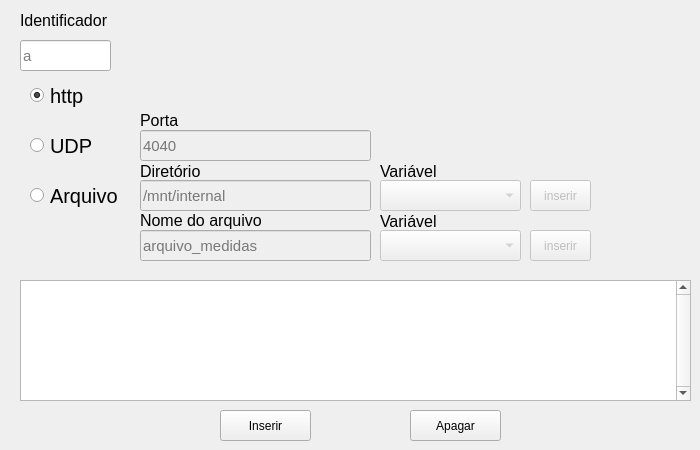
    <widget class="QWidget" name="tab_2">
     <attribute name="title">
      <string>Saída (stream)</string>
     </attribute>
     <widget class="QLabel" name="stream_id_label">
      <property name="geometry">
       <rect>
        <x>20</x>
        <y>10</y>
        <width>111</width>
        <height>21</height>
       </rect>
      </property>
      <property name="font">
       <font>
        <pointsize>12</pointsize>
       </font>
      </property>
      <property name="text">
       <string>Identificador</string>
      </property>
     </widget>
     <widget class="QLineEdit" name="stream_id_edit">
      <property name="geometry">
       <rect>
        <x>20</x>
        <y>40</y>
        <width>91</width>
        <height>31</height>
       </rect>
      </property>
      <property name="font">
       <font>
        <pointsize>11</pointsize>
       </font>
      </property>
      <property name="maxLength">
       <number>1</number>
      </property>
      <property name="placeholderText">
       <string>a</string>
      </property>
     </widget>
     <widget class="QRadioButton" name="stream_http_radio">
      <property name="geometry">
       <rect>
        <x>30</x>
        <y>80</y>
        <width>83</width>
        <height>31</height>
       </rect>
      </property>
      <property name="font">
       <font>
        <pointsize>15</pointsize>
       </font>
      </property>
      <property name="text">
       <string>http</string>
      </property>
      <property name="iconSize">
       <size>
        <width>16</width>
        <height>16</height>
       </size>
      </property>
      <property name="checked">
       <bool>true</bool>
      </property>
     </widget>
     <widget class="QRadioButton" name="stream_udp_radio">
      <property name="geometry">
       <rect>
        <x>30</x>
        <y>130</y>
        <width>83</width>
        <height>31</height>
       </rect>
      </property>
      <property name="font">
       <font>
        <pointsize>15</pointsize>
       </font>
      </property>
      <property name="text">
       <string>UDP</string>
      </property>
      <property name="iconSize">
       <size>
        <width>16</width>
        <height>16</height>
       </size>
      </property>
     </widget>
     <widget class="QLineEdit" name="stream_porta_edit">
      <property name="enabled">
       <bool>false</bool>
      </property>
      <property name="geometry">
       <rect>
        <x>140</x>
        <y>130</y>
        <width>231</width>
        <height>31</height>
       </rect>
      </property>
      <property name="font">
       <font>
        <pointsize>11</pointsize>
       </font>
      </property>
      <property name="maxLength">
       <number>500</number>
      </property>
      <property name="placeholderText">
       <string>4040</string>
      </property>
     </widget>
     <widget class="QRadioButton" name="stream_arq_radio">
      <property name="geometry">
       <rect>
        <x>30</x>
        <y>180</y>
        <width>91</width>
        <height>31</height>
       </rect>
      </property>
      <property name="font">
       <font>
        <pointsize>15</pointsize>
       </font>
      </property>
      <property name="text">
       <string>Arquivo</string>
      </property>
      <property name="iconSize">
       <size>
        <width>16</width>
        <height>16</height>
       </size>
      </property>
     </widget>
     <widget class="QLineEdit" name="stream_end_edit">
      <property name="enabled">
       <bool>false</bool>
      </property>
      <property name="geometry">
       <rect>
        <x>140</x>
        <y>180</y>
        <width>231</width>
        <height>31</height>
       </rect>
      </property>
      <property name="font">
       <font>
        <pointsize>11</pointsize>
       </font>
      </property>
      <property name="maxLength">
       <number>500</number>
      </property>
      <property name="placeholderText">
       <string>/mnt/internal</string>
      </property>
     </widget>
     <widget class="QPushButton" name="stream_inserir_bt">
      <property name="geometry">
       <rect>
        <x>220</x>
        <y>410</y>
        <width>91</width>
        <height>31</height>
       </rect>
      </property>
      <property name="text">
       <string>Inserir</string>
      </property>
     </widget>
     <widget class="QLabel" name="stream_porta_label">
      <property name="geometry">
       <rect>
        <x>140</x>
        <y>110</y>
        <width>61</width>
        <height>21</height>
       </rect>
      </property>
      <property name="font">
       <font>
        <pointsize>12</pointsize>
       </font>
      </property>
      <property name="text">
       <string>Porta</string>
      </property>
     </widget>
     <widget class="QLabel" name="stream_end_label">
      <property name="geometry">
       <rect>
        <x>140</x>
        <y>156</y>
        <width>111</width>
        <height>31</height>
       </rect>
      </property>
      <property name="font">
       <font>
        <pointsize>12</pointsize>
       </font>
      </property>
      <property name="text">
       <string>Diretório</string>
      </property>
     </widget>
     <widget class="QLineEdit" name="stream_nome_edit">
      <property name="enabled">
       <bool>false</bool>
      </property>
      <property name="geometry">
       <rect>
        <x>140</x>
        <y>230</y>
        <width>231</width>
        <height>31</height>
       </rect>
      </property>
      <property name="font">
       <font>
        <pointsize>11</pointsize>
       </font>
      </property>
      <property name="maxLength">
       <number>500</number>
      </property>
      <property name="placeholderText">
       <string>arquivo_medidas</string>
      </property>
     </widget>
     <widget class="QLabel" name="stream_nome_label">
      <property name="geometry">
       <rect>
        <x>140</x>
        <y>205</y>
        <width>131</width>
        <height>31</height>
       </rect>
      </property>
      <property name="font">
       <font>
        <pointsize>12</pointsize>
       </font>
      </property>
      <property name="text">
       <string>Nome do arquivo</string>
      </property>
     </widget>
     <widget class="QPushButton" name="stream_apagar_bt">
      <property name="geometry">
       <rect>
        <x>410</x>
        <y>410</y>
        <width>91</width>
        <height>31</height>
       </rect>
      </property>
      <property name="text">
       <string>Apagar</string>
      </property>
     </widget>
     <widget class="QListWidget" name="stream_lista_lwid">
      <property name="geometry">
       <rect>
        <x>20</x>
        <y>280</y>
        <width>671</width>
        <height>121</height>
       </rect>
      </property>
      <property name="verticalScrollBarPolicy">
       <enum>Qt::ScrollBarAlwaysOn</enum>
      </property>
     </widget>
     <widget class="QPushButton" name="stream_inserir_vardir_bt">
      <property name="enabled">
       <bool>false</bool>
      </property>
      <property name="geometry">
       <rect>
        <x>530</x>
        <y>180</y>
        <width>61</width>
        <height>31</height>
       </rect>
      </property>
      <property name="text">
       <string>inserir</string>
      </property>
     </widget>
     <widget class="QComboBox" name="stream_vardir_cbox">
      <property name="enabled">
       <bool>false</bool>
      </property>
      <property name="geometry">
       <rect>
        <x>380</x>
        <y>180</y>
        <width>141</width>
        <height>31</height>
       </rect>
      </property>
      <property name="font">
       <font>
        <pointsize>11</pointsize>
       </font>
      </property>
     </widget>
     <widget class="QPushButton" name="stream_inserir_varname_bt">
      <property name="enabled">
       <bool>false</bool>
      </property>
      <property name="geometry">
       <rect>
        <x>530</x>
        <y>230</y>
        <width>61</width>
        <height>31</height>
       </rect>
      </property>
      <property name="text">
       <string>inserir</string>
      </property>
     </widget>
     <widget class="QComboBox" name="stream_varname_cbox">
      <property name="enabled">
       <bool>false</bool>
      </property>
      <property name="geometry">
       <rect>
        <x>380</x>
        <y>230</y>
        <width>141</width>
        <height>31</height>
       </rect>
      </property>
      <property name="font">
       <font>
        <pointsize>11</pointsize>
       </font>
      </property>
     </widget>
     <widget class="QLabel" name="stream_vardir_label">
      <property name="geometry">
       <rect>
        <x>380</x>
        <y>156</y>
        <width>61</width>
        <height>31</height>
       </rect>
      </property>
      <property name="font">
       <font>
        <pointsize>12</pointsize>
       </font>
      </property>
      <property name="text">
       <string>Variável</string>
      </property>
     </widget>
     <widget class="QLabel" name="stream_varname_label">
      <property name="geometry">
       <rect>
        <x>380</x>
        <y>206</y>
        <width>61</width>
        <height>31</height>
       </rect>
      </property>
      <property name="font">
       <font>
        <pointsize>12</pointsize>
       </font>
      </property>
      <property name="text">
       <string>Variável</string>
      </property>
     </widget>
    </widget>
